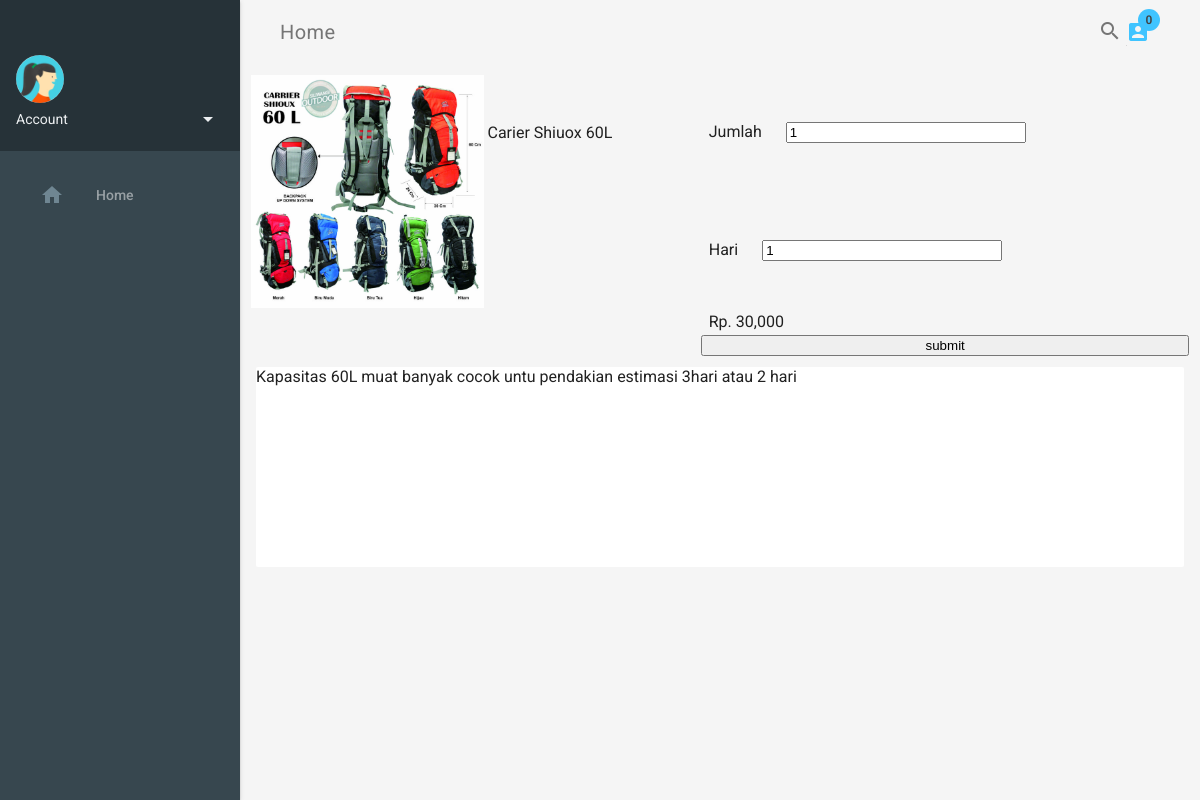
/detail.php?id=8, run on the app's committed database.
### tables this page shows
CREATE TABLE `produk` (
  `Id` int(11) NOT NULL,
  `kode_produk` varchar(255) DEFAULT NULL,
  `foto_produk` text DEFAULT NULL,
  `nama_produk` varchar(255) DEFAULT NULL,
  `deskripsi` text DEFAULT NULL,
  `harga_produk` varchar(255) DEFAULT NULL
);

### detail.php (the view, shortened to what this page needs)
<?php
require_once 'admin/config/config.php';
$id_produk = $_GET["id"];
$ambil = $conn->query("SELECT * FROM produk WHERE Id='$id_produk'");
$detail = $ambil->fetch_assoc();
?>
<html lang="en">
  <head>
    <link rel="stylesheet" href="assets/css/material.cyan-light_blue.min.css">
    <link rel="stylesheet" href="assets/css/styles.css">
  </head>
  <body>
    <div class="demo-layout mdl-layout mdl-js-layout mdl-layout--fixed-drawer mdl-layout--fixed-header">
      <header class="demo-header mdl-layout__header mdl-color--grey-100 mdl-color-text--grey-600">
        <div class="mdl-layout__header-row">
          <span class="mdl-layout-title">Home</span>
          <div class="mdl-textfield mdl-js-textfield mdl-textfield--expandable">
            <label class="mdl-button mdl-js-button mdl-button--icon" for="search">
              <i class="material-icons">search</i>
            </label>
          </div>
          <?php
          if(empty($_SESSION["keranjang"]) OR !isset($_SESSION["keranjang"]))
          {
            ?>
            <a href="keranjang.php">
              <div class="material-icons mdl-badge mdl-badge--overlap" data-badge="0">account_box</div>
            </a>
            <?php
          } else{
            ?>
            <a href="keranjang.php">
              <div class="material-icons mdl-badge mdl-badge--overlap" data-badge="<?php echo count($_SESSION['keranjang']); ?>">account_box</div>
            </a>
            <?php
            }
          ?>
        </div>
      </header>
      <div class="demo-drawer mdl-layout__drawer mdl-color--blue-grey-900 mdl-color-text--blue-grey-50">
        <?php include_once 'drawer.php'; ?>
        <nav class="demo-navigation mdl-navigation mdl-color--blue-grey-800">
          <?php include_once 'menu.php'; ?>
        </nav>
      </div>
      <main class="mdl-layout__content mdl-color--grey-100">
        <div class="mdl-grid demo-content">
          <table class="table table-bordered" border="0">
          	<tbody>
          				<form method="POST">
          			<tr>
          				<td rowspan="2" colspan="2" width="25%"><img style="width: 100%;" src="admin/produk_foto/<?php echo $detail['foto_produk']; ?>"></td>
          				<td colspan="3"><?php echo $detail["nama_produk"]; ?></td>
          				<td></td>
          				<td>
                    <label>Jumlah</label>
          						<input type="number" min="1" name="jumlah" value="1" style="width: 50%;margin: 0px 20px;">
          				</td>
          			</tr>
                <tr>
                  <td colspan="3"></td>
                  <td></td>
                  <td>
                    <label>Hari</label>
                      <input type="number" min="1" name="hari" value="1" style="width: 50%;margin: 0px 20px;">
                  </td>
                </tr>
          			<tr>
                  <td colspan="6"></td>
          				<td colspan="2">Rp. <?php echo number_format($detail["harga_produk"]); ?></td>
          			</tr>
          			<tr>
          				<td></td>
          				<td></td>
          				<td></td>
          				<td colspan="4">
          					<input type="submit" name="submit" value="submit" style="width: 100%;">
          				</td>
          				</form>
          	</tbody>
          </table>
          <div class="mdl-card mdl-cell mdl-cell--12-col">
            <article>
              <?= $detail['deskripsi'] ?>
            </article>
          </div>
        </div>
      </main>
    </div>
  </body>
</html>

### assets/css/styles.css (style rules this page uses)
html, body { font-family: 'Roboto', 'Helvetica', sans-serif; }
.demo-drawer { border: none; }
.demo-drawer .demo-navigation { z-index: -2; }
.demo-navigation { -webkit-flex-grow: 1; -ms-flex-positive: 1; flex-grow: 1; }
.demo-content { max-width: 1080px; }

### data on the page
produk: foto_produk (picture), nama_produk "Carier Shiuox 60L", harga_produk "30,000", deskripsi "Kapasitas 60L muat banyak cocok untu pendakian estimasi 3hari atau 2 hari"
